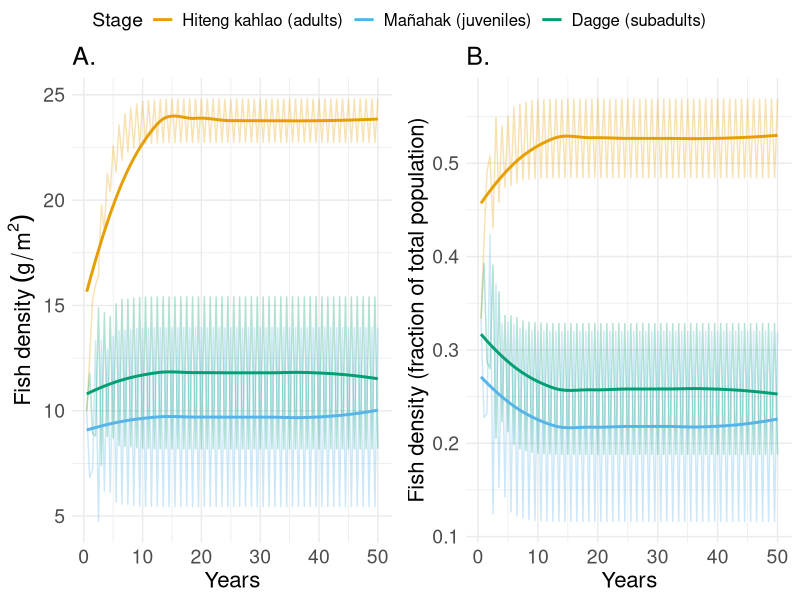

Here is the R script that generated this plot:
library(tidyverse)
library(ggpubr)

# Define parameters
juvenile_survival_rate <- 1 - ((0.429*2) / 2)   # Probability of a juvenile surviving to the next time step
subadult_survival_rate <- 1 - ((0.429*1.5) / 2)   # Probability of a subadult surviving to the next time step
adult_survival_rate <-  1 - (0.429 / 2)  # 0.429 is the annual mortality, divided in 2 for 6 months time steps - Probability of an adult surviving to the next time step

juvenile_to_subadult_rate <- 1 #0.2 # Probability of a juvenile transitioning to subadult
subadult_to_adult_rate <- 0.5 #0.2   # Probability of a subadult transitioning to adult

reproduction_rate <- 2 #0.19
reproduction_rate_2 <- 1.5 #0.03

carrying_capacity <- 68 #g/m2, in range of Friedlander and Sandin studies

#restocking
restocked_juveniles <- 0

# Fishing rates
F_instantaneous <- 0.09
F_discrete <- 1 - exp(-F_instantaneous)
F_discrete

juvenile_fishing_rate <- 0.01 #(0.09/4)/2   # Fraction of juvenile population caught by fishing per time step
adult_fishing_rate <- F_discrete/2     # Fraction of adult population caught by fishing per time step

# Initial population sizes in g/m2 - made up values
juvenile_population <- 10
subadult_population <- 10
adult_population <- 10
total_population <- juvenile_population + subadult_population + adult_population

# Number of time steps to simulate
time_steps <- 100

# Vectors to store population sizes over time
juvenile_population_over_time <- numeric(time_steps)
subadult_population_over_time <- numeric(time_steps)
adult_population_over_time <- numeric(time_steps)
total_population_over_time <- numeric(time_steps)

# Initialize population sizes
juvenile_population_over_time[1] <- juvenile_population
subadult_population_over_time[1] <- subadult_population
adult_population_over_time[1] <- adult_population
total_population_over_time[1] <- total_population


# Simulation loop
for (t in 2:time_steps) {
  # Alternate reproduction rate based on the timestep (even or odd)
  if (t %% 2 == 0) {
    current_reproduction_rate <- reproduction_rate
  } else {
    current_reproduction_rate <- reproduction_rate_2
  }
  
  # Calculate the number of juveniles, subadults, and adults in the next time step
  total_population <- juvenile_population + subadult_population + adult_population
  new_juveniles <- adult_population * current_reproduction_rate * (1 - total_population / carrying_capacity)
  surviving_juveniles <- juvenile_population * juvenile_survival_rate * (1 - juvenile_fishing_rate)
  new_subadults <- juvenile_population * juvenile_to_subadult_rate
  surviving_subadults <- subadult_population * subadult_survival_rate
  new_adults <- subadult_population * subadult_to_adult_rate
  surviving_adults <- adult_population * adult_survival_rate * (1 - adult_fishing_rate)
  
  # Update population sizes
  if (t %% 2 == 0) {
    subadult_population <- max(0, new_subadults + surviving_subadults - new_adults + restocked_juveniles)
  } else {
    subadult_population <- max(0, new_subadults + surviving_subadults - new_adults)
  }
  
  juvenile_population <- max(0, new_juveniles + surviving_juveniles - new_subadults)
  adult_population <- max(0, new_adults + surviving_adults)
  #Store
  juvenile_population_over_time[t] <- juvenile_population
  subadult_population_over_time[t] <- subadult_population
  adult_population_over_time[t] <- adult_population
  total_population_over_time[t] <- total_population
}

# Plot the results
#plot(1:time_steps, juvenile_population_over_time, type = "o", col = "blue", 
#     ylim = c(0, max(juvenile_population_over_time, subadult_population_over_time, adult_population_over_time, total_population_over_time)), 
#     xlab = "Time", ylab = "Population Size") #main = "Stage-Structured Fish Population Model with Fishing & Restocking"
#lines(1:time_steps, subadult_population_over_time, type = "o", col = "green")
#lines(1:time_steps, adult_population_over_time, type = "o", col = "red")
#lines(1:time_steps, total_population_over_time, type = "o", col = "black")
#legend("topright", legend = c("Juveniles", "Subadults", "Adults", "Total"), col = c("blue", "green", "red", "black"), lty = 1)


population_data <- data.frame(
  Time = rep(1:time_steps, 4),
  Population = c(juvenile_population_over_time, subadult_population_over_time, adult_population_over_time, total_population_over_time),
  Stage = rep(c("Juveniles", "Subadults", "Adults", "Total"), each = time_steps)
)


burnin_raw <- ggplot(population_data %>% filter(Stage != "Total"), aes(x = Time/2, y = Population, color = Stage)) +
  geom_line(alpha = 0.3) +
  geom_smooth(se = FALSE, size = 1) +
  labs(
    x = "Years",
    y = bquote("Fish density"~(g/m^2)),
    color = "Stage" ,
    title = "A."
    #title = "Burn in period: No restocking, \nF hiteng kahlao = 0.086/year, F mañahak = 0.02/year"
  ) +
  scale_color_manual(
    values = c("#E69F00", "#56B4E9", "#009E73"),
    labels = c("Hiteng kahlao (adults)", "Mañahak (juveniles)", "Dagge (subadults)")
  ) +
  theme_minimal() +
  theme(
    text = element_text(size = 16),
    plot.title = element_text(size = 18),
    axis.title = element_text(size = 16),
    axis.text = element_text(size = 14),
    legend.title = element_text(size = 14),
    legend.text = element_text(size = 12)
  )




#Relative to total
# Preprocess the data: add a fraction column
population_data_relative <- population_data %>%
  group_by(Time) %>%
  mutate(Fraction = Population / Population[Stage == "Total"])

# Create the plot
burnin_rel <- ggplot(population_data_relative %>% filter(Stage != "Total"), aes(x = Time/2, y = Fraction, color = Stage)) +
  # Transparent lines for raw data
  geom_line(alpha = 0.3) +
  # Solid best fit lines for each stage
  geom_smooth(se = FALSE, size = 1) +
  labs(
    x = "Years",
    y = "Fish density (fraction of total population)",
    color = "Stage",
    title = "B."
    #title = "Burn in period: No restocking, \nF hiteng kahlao = 0.086/year, F mañahak = 0.02/year"
  ) +
  scale_color_manual(
    values = c("#E69F00", "#56B4E9", "#009E73"), # Okabe-Ito palette
    labels = c("Hiteng kahlao (adults)", "Mañahak (juveniles)", "Dagge (subadults)")
  ) +
  theme_minimal() +
  theme(
    text = element_text(size = 16),
    plot.title = element_text(size = 18),
    axis.title = element_text(size = 16),
    axis.text = element_text(size = 14),
    legend.title = element_text(size = 14),
    legend.text = element_text(size = 12)
  )


burnin <- ggarrange(burnin_raw, burnin_rel, nrow=1, ncol=2, common.legend = TRUE)
burnin
# Annotate with a larger title
#annotate_figure(
 # burnin,
#  top = text_grob(
#    "Burn in Period: No Restocking\nF hiteng kahlao = 0.086/year, F mañahak = 0.02/year",
#    size = 16, # Adjust size as needed
#    face = "bold" # Optional: Make the text bold
#  )
#)
